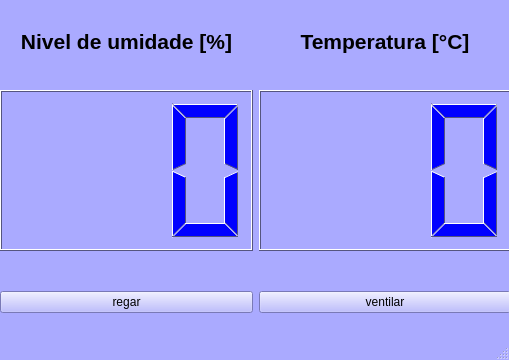
<?xml version="1.0" encoding="UTF-8"?>
<ui version="4.0">
 <class>MainWindow</class>
 <widget class="QMainWindow" name="MainWindow">
  <property name="geometry">
   <rect>
    <x>0</x>
    <y>0</y>
    <width>509</width>
    <height>360</height>
   </rect>
  </property>
  <property name="palette">
   <palette>
    <active>
     <colorrole role="WindowText">
      <brush brushstyle="SolidPattern">
       <color alpha="255">
        <red>0</red>
        <green>0</green>
        <blue>0</blue>
       </color>
      </brush>
     </colorrole>
     <colorrole role="Button">
      <brush brushstyle="SolidPattern">
       <color alpha="255">
        <red>170</red>
        <green>170</green>
        <blue>255</blue>
       </color>
      </brush>
     </colorrole>
     <colorrole role="Light">
      <brush brushstyle="SolidPattern">
       <color alpha="255">
        <red>255</red>
        <green>255</green>
        <blue>255</blue>
       </color>
      </brush>
     </colorrole>
     <colorrole role="Midlight">
      <brush brushstyle="SolidPattern">
       <color alpha="255">
        <red>212</red>
        <green>212</green>
        <blue>255</blue>
       </color>
      </brush>
     </colorrole>
     <colorrole role="Dark">
      <brush brushstyle="SolidPattern">
       <color alpha="255">
        <red>85</red>
        <green>85</green>
        <blue>127</blue>
       </color>
      </brush>
     </colorrole>
     <colorrole role="Mid">
      <brush brushstyle="SolidPattern">
       <color alpha="255">
        <red>113</red>
        <green>113</green>
        <blue>170</blue>
       </color>
      </brush>
     </colorrole>
     <colorrole role="Text">
      <brush brushstyle="SolidPattern">
       <color alpha="255">
        <red>0</red>
        <green>0</green>
        <blue>0</blue>
       </color>
      </brush>
     </colorrole>
     <colorrole role="BrightText">
      <brush brushstyle="SolidPattern">
       <color alpha="255">
        <red>255</red>
        <green>255</green>
        <blue>255</blue>
       </color>
      </brush>
     </colorrole>
     <colorrole role="ButtonText">
      <brush brushstyle="SolidPattern">
       <color alpha="255">
        <red>0</red>
        <green>0</green>
        <blue>0</blue>
       </color>
      </brush>
     </colorrole>
     <colorrole role="Base">
      <brush brushstyle="SolidPattern">
       <color alpha="255">
        <red>255</red>
        <green>255</green>
        <blue>255</blue>
       </color>
      </brush>
     </colorrole>
     <colorrole role="Window">
      <brush brushstyle="SolidPattern">
       <color alpha="255">
        <red>170</red>
        <green>170</green>
        <blue>255</blue>
       </color>
      </brush>
     </colorrole>
     <colorrole role="Shadow">
      <brush brushstyle="SolidPattern">
       <color alpha="255">
        <red>0</red>
        <green>0</green>
        <blue>0</blue>
       </color>
      </brush>
     </colorrole>
     <colorrole role="AlternateBase">
      <brush brushstyle="SolidPattern">
       <color alpha="255">
        <red>212</red>
        <green>212</green>
        <blue>255</blue>
       </color>
      </brush>
     </colorrole>
     <colorrole role="ToolTipBase">
      <brush brushstyle="SolidPattern">
       <color alpha="255">
        <red>255</red>
        <green>255</green>
        <blue>220</blue>
       </color>
      </brush>
     </colorrole>
     <colorrole role="ToolTipText">
      <brush brushstyle="SolidPattern">
       <color alpha="255">
        <red>0</red>
        <green>0</green>
        <blue>0</blue>
       </color>
      </brush>
     </colorrole>
    </active>
    <inactive>
     <colorrole role="WindowText">
      <brush brushstyle="SolidPattern">
       <color alpha="255">
        <red>0</red>
        <green>0</green>
        <blue>0</blue>
       </color>
      </brush>
     </colorrole>
     <colorrole role="Button">
      <brush brushstyle="SolidPattern">
       <color alpha="255">
        <red>170</red>
        <green>170</green>
        <blue>255</blue>
       </color>
      </brush>
     </colorrole>
     <colorrole role="Light">
      <brush brushstyle="SolidPattern">
       <color alpha="255">
        <red>255</red>
        <green>255</green>
        <blue>255</blue>
       </color>
      </brush>
     </colorrole>
     <colorrole role="Midlight">
      <brush brushstyle="SolidPattern">
       <color alpha="255">
        <red>212</red>
        <green>212</green>
        <blue>255</blue>
       </color>
      </brush>
     </colorrole>
     <colorrole role="Dark">
      <brush brushstyle="SolidPattern">
       <color alpha="255">
        <red>85</red>
        <green>85</green>
        <blue>127</blue>
       </color>
      </brush>
     </colorrole>
     <colorrole role="Mid">
      <brush brushstyle="SolidPattern">
       <color alpha="255">
        <red>113</red>
        <green>113</green>
        <blue>170</blue>
       </color>
      </brush>
     </colorrole>
     <colorrole role="Text">
      <brush brushstyle="SolidPattern">
       <color alpha="255">
        <red>0</red>
        <green>0</green>
        <blue>0</blue>
       </color>
      </brush>
     </colorrole>
     <colorrole role="BrightText">
      <brush brushstyle="SolidPattern">
       <color alpha="255">
        <red>255</red>
        <green>255</green>
        <blue>255</blue>
       </color>
      </brush>
     </colorrole>
     <colorrole role="ButtonText">
      <brush brushstyle="SolidPattern">
       <color alpha="255">
        <red>0</red>
        <green>0</green>
        <blue>0</blue>
       </color>
      </brush>
     </colorrole>
     <colorrole role="Base">
      <brush brushstyle="SolidPattern">
       <color alpha="255">
        <red>255</red>
        <green>255</green>
        <blue>255</blue>
       </color>
      </brush>
     </colorrole>
     <colorrole role="Window">
      <brush brushstyle="SolidPattern">
       <color alpha="255">
        <red>170</red>
        <green>170</green>
        <blue>255</blue>
       </color>
      </brush>
     </colorrole>
     <colorrole role="Shadow">
      <brush brushstyle="SolidPattern">
       <color alpha="255">
        <red>0</red>
        <green>0</green>
        <blue>0</blue>
       </color>
      </brush>
     </colorrole>
     <colorrole role="AlternateBase">
      <brush brushstyle="SolidPattern">
       <color alpha="255">
        <red>212</red>
        <green>212</green>
        <blue>255</blue>
       </color>
      </brush>
     </colorrole>
     <colorrole role="ToolTipBase">
      <brush brushstyle="SolidPattern">
       <color alpha="255">
        <red>255</red>
        <green>255</green>
        <blue>220</blue>
       </color>
      </brush>
     </colorrole>
     <colorrole role="ToolTipText">
      <brush brushstyle="SolidPattern">
       <color alpha="255">
        <red>0</red>
        <green>0</green>
        <blue>0</blue>
       </color>
      </brush>
     </colorrole>
    </inactive>
    <disabled>
     <colorrole role="WindowText">
      <brush brushstyle="SolidPattern">
       <color alpha="255">
        <red>85</red>
        <green>85</green>
        <blue>127</blue>
       </color>
      </brush>
     </colorrole>
     <colorrole role="Button">
      <brush brushstyle="SolidPattern">
       <color alpha="255">
        <red>170</red>
        <green>170</green>
        <blue>255</blue>
       </color>
      </brush>
     </colorrole>
     <colorrole role="Light">
      <brush brushstyle="SolidPattern">
       <color alpha="255">
        <red>255</red>
        <green>255</green>
        <blue>255</blue>
       </color>
      </brush>
     </colorrole>
     <colorrole role="Midlight">
      <brush brushstyle="SolidPattern">
       <color alpha="255">
        <red>212</red>
        <green>212</green>
        <blue>255</blue>
       </color>
      </brush>
     </colorrole>
     <colorrole role="Dark">
      <brush brushstyle="SolidPattern">
       <color alpha="255">
        <red>85</red>
        <green>85</green>
        <blue>127</blue>
       </color>
      </brush>
     </colorrole>
     <colorrole role="Mid">
      <brush brushstyle="SolidPattern">
       <color alpha="255">
        <red>113</red>
        <green>113</green>
        <blue>170</blue>
       </color>
      </brush>
     </colorrole>
     <colorrole role="Text">
      <brush brushstyle="SolidPattern">
       <color alpha="255">
        <red>85</red>
        <green>85</green>
        <blue>127</blue>
       </color>
      </brush>
     </colorrole>
     <colorrole role="BrightText">
      <brush brushstyle="SolidPattern">
       <color alpha="255">
        <red>255</red>
        <green>255</green>
        <blue>255</blue>
       </color>
      </brush>
     </colorrole>
     <colorrole role="ButtonText">
      <brush brushstyle="SolidPattern">
       <color alpha="255">
        <red>85</red>
        <green>85</green>
        <blue>127</blue>
       </color>
      </brush>
     </colorrole>
     <colorrole role="Base">
      <brush brushstyle="SolidPattern">
       <color alpha="255">
        <red>170</red>
        <green>170</green>
        <blue>255</blue>
       </color>
      </brush>
     </colorrole>
     <colorrole role="Window">
      <brush brushstyle="SolidPattern">
       <color alpha="255">
        <red>170</red>
        <green>170</green>
        <blue>255</blue>
       </color>
      </brush>
     </colorrole>
     <colorrole role="Shadow">
      <brush brushstyle="SolidPattern">
       <color alpha="255">
        <red>0</red>
        <green>0</green>
        <blue>0</blue>
       </color>
      </brush>
     </colorrole>
     <colorrole role="AlternateBase">
      <brush brushstyle="SolidPattern">
       <color alpha="255">
        <red>170</red>
        <green>170</green>
        <blue>255</blue>
       </color>
      </brush>
     </colorrole>
     <colorrole role="ToolTipBase">
      <brush brushstyle="SolidPattern">
       <color alpha="255">
        <red>255</red>
        <green>255</green>
        <blue>220</blue>
       </color>
      </brush>
     </colorrole>
     <colorrole role="ToolTipText">
      <brush brushstyle="SolidPattern">
       <color alpha="255">
        <red>0</red>
        <green>0</green>
        <blue>0</blue>
       </color>
      </brush>
     </colorrole>
    </disabled>
   </palette>
  </property>
  <property name="windowTitle">
   <string>MainWindow</string>
  </property>
  <widget class="QWidget" name="centralwidget">
   <widget class="QWidget" name="verticalLayoutWidget">
    <property name="geometry">
     <rect>
      <x>0</x>
      <y>260</y>
      <width>511</width>
      <height>85</height>
     </rect>
    </property>
    <layout class="QHBoxLayout" name="horizontalLayout">
     <item>
      <widget class="QPushButton" name="botao_regador">
       <property name="cursor">
        <cursorShape>UpArrowCursor</cursorShape>
       </property>
       <property name="text">
        <string>regar</string>
       </property>
      </widget>
     </item>
     <item>
      <widget class="QPushButton" name="botao_ventilador">
       <property name="cursor">
        <cursorShape>UpArrowCursor</cursorShape>
       </property>
       <property name="text">
        <string>ventilar</string>
       </property>
      </widget>
     </item>
    </layout>
   </widget>
   <widget class="QWidget" name="horizontalLayoutWidget">
    <property name="geometry">
     <rect>
      <x>0</x>
      <y>90</y>
      <width>511</width>
      <height>161</height>
     </rect>
    </property>
    <layout class="QHBoxLayout" name="horizontalLayout_2">
     <item>
      <widget class="QLCDNumber" name="lcd_umidade">
       <property name="palette">
        <palette>
         <active>
          <colorrole role="WindowText">
           <brush brushstyle="SolidPattern">
            <color alpha="255">
             <red>0</red>
             <green>0</green>
             <blue>255</blue>
            </color>
           </brush>
          </colorrole>
          <colorrole role="Text">
           <brush brushstyle="SolidPattern">
            <color alpha="255">
             <red>85</red>
             <green>255</green>
             <blue>255</blue>
            </color>
           </brush>
          </colorrole>
         </active>
         <inactive>
          <colorrole role="WindowText">
           <brush brushstyle="SolidPattern">
            <color alpha="255">
             <red>0</red>
             <green>0</green>
             <blue>255</blue>
            </color>
           </brush>
          </colorrole>
          <colorrole role="Text">
           <brush brushstyle="SolidPattern">
            <color alpha="255">
             <red>85</red>
             <green>255</green>
             <blue>255</blue>
            </color>
           </brush>
          </colorrole>
         </inactive>
         <disabled>
          <colorrole role="WindowText">
           <brush brushstyle="SolidPattern">
            <color alpha="255">
             <red>133</red>
             <green>133</green>
             <blue>133</blue>
            </color>
           </brush>
          </colorrole>
          <colorrole role="Text">
           <brush brushstyle="SolidPattern">
            <color alpha="255">
             <red>133</red>
             <green>133</green>
             <blue>133</blue>
            </color>
           </brush>
          </colorrole>
         </disabled>
        </palette>
       </property>
       <property name="numDigits">
        <number>3</number>
       </property>
       <property name="intValue" stdset="0">
        <number>0</number>
       </property>
      </widget>
     </item>
     <item>
      <widget class="QLCDNumber" name="lcd_temperatura">
       <property name="palette">
        <palette>
         <active>
          <colorrole role="WindowText">
           <brush brushstyle="SolidPattern">
            <color alpha="255">
             <red>0</red>
             <green>0</green>
             <blue>255</blue>
            </color>
           </brush>
          </colorrole>
          <colorrole role="BrightText">
           <brush brushstyle="SolidPattern">
            <color alpha="255">
             <red>85</red>
             <green>255</green>
             <blue>255</blue>
            </color>
           </brush>
          </colorrole>
         </active>
         <inactive>
          <colorrole role="WindowText">
           <brush brushstyle="SolidPattern">
            <color alpha="255">
             <red>0</red>
             <green>0</green>
             <blue>255</blue>
            </color>
           </brush>
          </colorrole>
          <colorrole role="BrightText">
           <brush brushstyle="SolidPattern">
            <color alpha="255">
             <red>85</red>
             <green>255</green>
             <blue>255</blue>
            </color>
           </brush>
          </colorrole>
         </inactive>
         <disabled>
          <colorrole role="WindowText">
           <brush brushstyle="SolidPattern">
            <color alpha="255">
             <red>133</red>
             <green>133</green>
             <blue>133</blue>
            </color>
           </brush>
          </colorrole>
          <colorrole role="BrightText">
           <brush brushstyle="SolidPattern">
            <color alpha="255">
             <red>85</red>
             <green>255</green>
             <blue>255</blue>
            </color>
           </brush>
          </colorrole>
         </disabled>
        </palette>
       </property>
       <property name="numDigits">
        <number>3</number>
       </property>
      </widget>
     </item>
    </layout>
   </widget>
   <widget class="QWidget" name="horizontalLayoutWidget_2">
    <property name="geometry">
     <rect>
      <x>0</x>
      <y>0</y>
      <width>511</width>
      <height>83</height>
     </rect>
    </property>
    <layout class="QHBoxLayout" name="horizontalLayout_3">
     <item>
      <widget class="QLabel" name="label_umidade">
       <property name="palette">
        <palette>
         <active>
          <colorrole role="WindowText">
           <brush brushstyle="SolidPattern">
            <color alpha="255">
             <red>0</red>
             <green>0</green>
             <blue>0</blue>
            </color>
           </brush>
          </colorrole>
          <colorrole role="Light">
           <brush brushstyle="SolidPattern">
            <color alpha="255">
             <red>255</red>
             <green>170</green>
             <blue>127</blue>
            </color>
           </brush>
          </colorrole>
          <colorrole role="Dark">
           <brush brushstyle="SolidPattern">
            <color alpha="255">
             <red>255</red>
             <green>255</green>
             <blue>255</blue>
            </color>
           </brush>
          </colorrole>
          <colorrole role="Text">
           <brush brushstyle="SolidPattern">
            <color alpha="255">
             <red>0</red>
             <green>0</green>
             <blue>255</blue>
            </color>
           </brush>
          </colorrole>
          <colorrole role="ButtonText">
           <brush brushstyle="SolidPattern">
            <color alpha="255">
             <red>60</red>
             <green>60</green>
             <blue>60</blue>
            </color>
           </brush>
          </colorrole>
          <colorrole role="Base">
           <brush brushstyle="SolidPattern">
            <color alpha="255">
             <red>255</red>
             <green>255</green>
             <blue>255</blue>
            </color>
           </brush>
          </colorrole>
          <colorrole role="Window">
           <brush brushstyle="SolidPattern">
            <color alpha="255">
             <red>255</red>
             <green>170</green>
             <blue>127</blue>
            </color>
           </brush>
          </colorrole>
         </active>
         <inactive>
          <colorrole role="WindowText">
           <brush brushstyle="SolidPattern">
            <color alpha="255">
             <red>0</red>
             <green>0</green>
             <blue>0</blue>
            </color>
           </brush>
          </colorrole>
          <colorrole role="Light">
           <brush brushstyle="SolidPattern">
            <color alpha="255">
             <red>255</red>
             <green>170</green>
             <blue>127</blue>
            </color>
           </brush>
          </colorrole>
          <colorrole role="Dark">
           <brush brushstyle="SolidPattern">
            <color alpha="255">
             <red>255</red>
             <green>255</green>
             <blue>255</blue>
            </color>
           </brush>
          </colorrole>
          <colorrole role="Text">
           <brush brushstyle="SolidPattern">
            <color alpha="255">
             <red>0</red>
             <green>0</green>
             <blue>255</blue>
            </color>
           </brush>
          </colorrole>
          <colorrole role="ButtonText">
           <brush brushstyle="SolidPattern">
            <color alpha="255">
             <red>60</red>
             <green>60</green>
             <blue>60</blue>
            </color>
           </brush>
          </colorrole>
          <colorrole role="Base">
           <brush brushstyle="SolidPattern">
            <color alpha="255">
             <red>255</red>
             <green>255</green>
             <blue>255</blue>
            </color>
           </brush>
          </colorrole>
          <colorrole role="Window">
           <brush brushstyle="SolidPattern">
            <color alpha="255">
             <red>255</red>
             <green>170</green>
             <blue>127</blue>
            </color>
           </brush>
          </colorrole>
         </inactive>
         <disabled>
          <colorrole role="WindowText">
           <brush brushstyle="SolidPattern">
            <color alpha="255">
             <red>255</red>
             <green>255</green>
             <blue>255</blue>
            </color>
           </brush>
          </colorrole>
          <colorrole role="Light">
           <brush brushstyle="SolidPattern">
            <color alpha="255">
             <red>255</red>
             <green>170</green>
             <blue>127</blue>
            </color>
           </brush>
          </colorrole>
          <colorrole role="Dark">
           <brush brushstyle="SolidPattern">
            <color alpha="255">
             <red>255</red>
             <green>255</green>
             <blue>255</blue>
            </color>
           </brush>
          </colorrole>
          <colorrole role="Text">
           <brush brushstyle="SolidPattern">
            <color alpha="255">
             <red>255</red>
             <green>255</green>
             <blue>255</blue>
            </color>
           </brush>
          </colorrole>
          <colorrole role="ButtonText">
           <brush brushstyle="SolidPattern">
            <color alpha="255">
             <red>255</red>
             <green>255</green>
             <blue>255</blue>
            </color>
           </brush>
          </colorrole>
          <colorrole role="Base">
           <brush brushstyle="SolidPattern">
            <color alpha="255">
             <red>255</red>
             <green>170</green>
             <blue>127</blue>
            </color>
           </brush>
          </colorrole>
          <colorrole role="Window">
           <brush brushstyle="SolidPattern">
            <color alpha="255">
             <red>255</red>
             <green>170</green>
             <blue>127</blue>
            </color>
           </brush>
          </colorrole>
         </disabled>
        </palette>
       </property>
       <property name="font">
        <font>
         <pointsize>16</pointsize>
         <weight>75</weight>
         <bold>true</bold>
        </font>
       </property>
       <property name="text">
        <string>Nivel de umidade [%]</string>
       </property>
       <property name="textFormat">
        <enum>Qt::AutoText</enum>
       </property>
       <property name="alignment">
        <set>Qt::AlignCenter</set>
       </property>
      </widget>
     </item>
     <item>
      <widget class="QLabel" name="label_temperatura">
       <property name="palette">
        <palette>
         <active>
          <colorrole role="WindowText">
           <brush brushstyle="SolidPattern">
            <color alpha="255">
             <red>0</red>
             <green>0</green>
             <blue>0</blue>
            </color>
           </brush>
          </colorrole>
         </active>
         <inactive>
          <colorrole role="WindowText">
           <brush brushstyle="SolidPattern">
            <color alpha="255">
             <red>0</red>
             <green>0</green>
             <blue>0</blue>
            </color>
           </brush>
          </colorrole>
         </inactive>
         <disabled>
          <colorrole role="WindowText">
           <brush brushstyle="SolidPattern">
            <color alpha="255">
             <red>133</red>
             <green>133</green>
             <blue>133</blue>
            </color>
           </brush>
          </colorrole>
         </disabled>
        </palette>
       </property>
       <property name="font">
        <font>
         <pointsize>16</pointsize>
         <weight>75</weight>
         <bold>true</bold>
        </font>
       </property>
       <property name="text">
        <string>Temperatura [°C]</string>
       </property>
       <property name="alignment">
        <set>Qt::AlignCenter</set>
       </property>
      </widget>
     </item>
    </layout>
   </widget>
  </widget>
  <widget class="QStatusBar" name="statusbar"/>
 </widget>
 <resources/>
 <connections/>
</ui>
